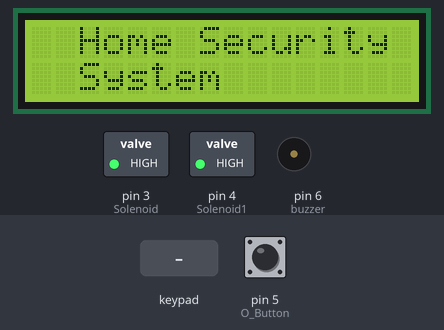
A sketch run on a simulated Arduino Uno, built with avr-gcc and run on an emulated ATmega328P. Parts: 16×2 character LCD, switched loads named in the sketch (green lamp = pin HIGH), buzzer (waves = sounding, pin HIGH). The inputs (shaded band) are chosen by the test bench; at power-on: pin 5 (O_Button) HIGH. What the sketch prints to the serial monitor is not drawn.

Above: at 1.2 s.
1.3 s: key '#' pressed
At 3.1 s:
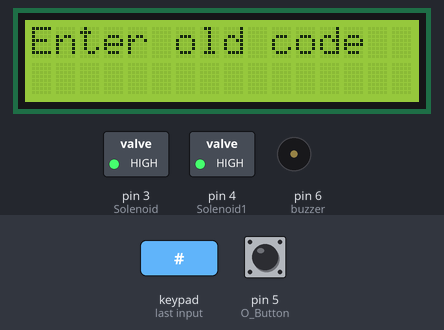
3.8 s: keypad keys 1 3 9 7 A pressed 0.4 s apart
At 6.4 s:
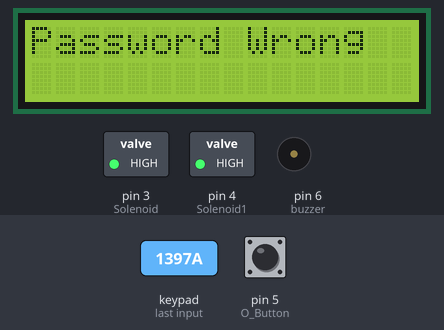
7.3 s: keypad keys 0 0 0 0 * pressed 0.4 s apart
At 10.1 s:
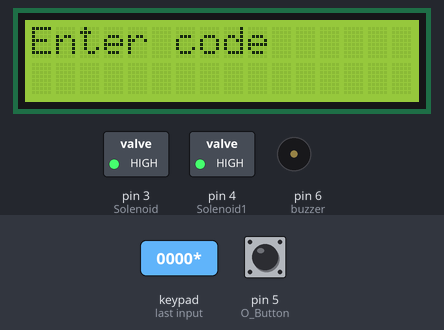
10.8 s: keypad keys 0 0 0 0 A pressed 0.4 s apart
At 13.1 s:
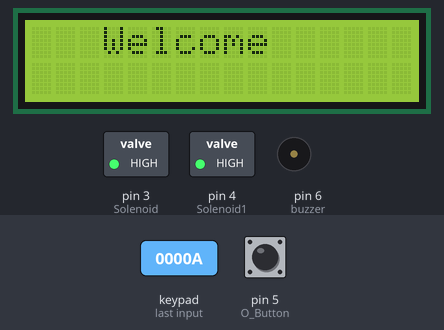
17.3 s: pin 5 (O_Button) pulled LOW for 3.2 s
At 21.0 s:
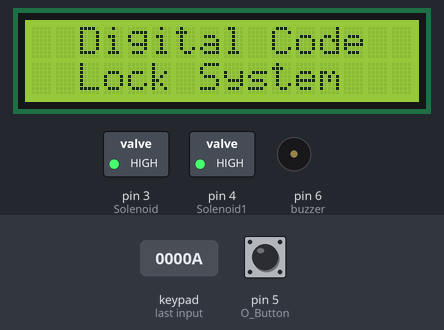
22.0 s: key 'A' pressed
Timing chart, 0 to 24.5 s (numbered marks = the images above; inputs shaded):
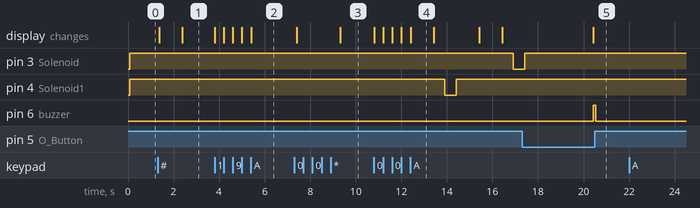

Measured:
- after the input at 1.3 s, the display: first changes after 0.08 s (image 1 shows a later state)
- after the input at 3.8 s, the display: first changes at once (image 2 shows a later state)
- after the input at 7.3 s, the display: first differs from a run without the input after 2.0 s (image 3)
- after the input at 10.8 s, pin 3 (Solenoid): HIGH → LOW after 6.1 s; pin 4 (Solenoid1): HIGH → LOW after 3.1 s, → HIGH 0.50 s later; the display: first changes at once (image 4 shows a later state)
- after the input at 17.3 s, pin 6 (buzzer): LOW → HIGH after 3.1 s, → LOW 0.10 s later
- after the input at 22.0 s, every drawn part: stays the same
- what the display in image 4 shows lasts 1.0 s, from 12.4 s to 13.4 s

The sketch:

password_based_door_lock_new.ino
```cpp
#include <Keypad.h>
#include <EEPROM.h>
#include <LiquidCrystal.h>

#define Solenoid 3
#define Solenoid1 4
#define O_Button 5
#define buzzer 6

#define En_pin 13

#define Rs_pin 12
#define D4_pin 11
#define D5_pin 10
#define D6_pin 9
#define D7_pin 8

const byte numRows= 4;
const byte numCols= 4;

char keymap[numRows][numCols]=
{
{'1', '2', '3', 'A'},
{'4', '5', '6', 'B'},
{'7', '8', '9', 'C'},
{'*', '0', '#', 'D'}
};

char keypressed;
char code[]= {'0','0','0','0'};

char code_buff1[sizeof(code)];
char code_buff2[sizeof(code)];

short a=0,i=0,s=0,j=0;

byte rowPins[numRows] = {A3,A4,A5,7};
byte colPins[numCols]= {A0,A1,A2,2};

LiquidCrystal lcd(13,12,11,10,9,8);
Keypad myKeypad= Keypad(makeKeymap(keymap), rowPins, colPins, numRows, numCols);

void setup()
         {
          lcd.begin (16,2);

          Serial.begin(9600);

            lcd.print("  Home Security  ");
            lcd.setCursor(0,1);
            lcd.print("  System  ");

          pinMode(Solenoid,OUTPUT);
          pinMode(Solenoid1,OUTPUT);
            pinMode(buzzer,OUTPUT);
          pinMode(O_Button,INPUT_PULLUP);


         }


void loop()
{
  digitalWrite(Solenoid,HIGH);
       digitalWrite(Solenoid1,HIGH);
Serial.print(keypressed);
delay(100);
  keypressed = myKeypad.getKey();
    if(keypressed == '*'){
            lcd.clear();
            lcd.setCursor(0,0);
            lcd.print("Enter code");
            GetCode();
                  if(a==sizeof(code))
                  OpenDoor();
                  else
                  {
                  lcd.clear();
                  lcd.print("");
                  }
            delay(2000);
            lcd.clear();
            lcd.print("  Digital Code  ");
            lcd.setCursor(0,1);
            lcd.print("  Lock System  ");
            digitalWrite(Solenoid,HIGH);
       digitalWrite(Solenoid1,HIGH);
        }

     if(keypressed == '#'){
      ChangeCode();
      lcd.clear();
       lcd.print("  Digital Code  ");
            lcd.setCursor(0,1);
            lcd.print("  Lock System  ");
     }

     if(digitalRead(O_Button)==LOW)
     {
       digitalWrite(buzzer,HIGH);

      }
      else
      {
   digitalWrite(buzzer,LOW);
 }
}

void GetCode(){
       i=0;
       a=0;
       j=0;

     while(keypressed != 'A'){
           keypressed = myKeypad.getKey();
             if(keypressed != NO_KEY && keypressed != 'A' ){
              lcd.setCursor(j,1);
              lcd.print("*");
              j++;
            if(keypressed == code[i]&& i<sizeof(code)){
                 a++;
                 }
            else
                a--;
            }
            }
    keypressed = NO_KEY;

}

void ChangeCode(){                      //Change code sequence
      lcd.clear();
      lcd.print("Changing code");
      delay(1000);
      lcd.clear();
      lcd.print("Enter old code");
      GetCode();                      //verify the old code first so you can change it

            if(a==sizeof(code)){      //again verifying the a value
            lcd.clear();
            lcd.print("Changing code");
            GetNewCode1();
            GetNewCode2();
            s=0;
              for(i=0 ; i<sizeof(code) ; i++){
              if(code_buff1[i]==code_buff2[i])
              s++;
              }
                  if(s==sizeof(code)){

                   for(i=0 ; i<sizeof(code) ; i++){
                  code[i]=code_buff2[i];
                  EEPROM.put(i, code[i]);

                  }
                  lcd.clear();
                  lcd.print("Code Changed");
                  delay(2000);
                  }
                  else{
                  lcd.clear();
                  lcd.print("Codes are not");
                  lcd.setCursor(0,1);
                  lcd.print("matching !!");
                  delay(2000);
                  }

          }

          else{
          lcd.clear();
          lcd.print("Password Wrong");
          delay(2000);
          }
}

void GetNewCode1(){
  i=0;
  j=0;
  lcd.clear();
  lcd.print("Enter new code");
  lcd.setCursor(0,1);
  lcd.print("and press A");
  delay(2000);
  lcd.clear();
  lcd.setCursor(0,1);
  lcd.print("and press A");

         while(keypressed != 'A'){
             keypressed = myKeypad.getKey();
               if(keypressed != NO_KEY && keypressed != 'A' ){
                lcd.setCursor(j,0);
                lcd.print("*");
                code_buff1[i]=keypressed;
                i++;
                j++;
                }
                }
keypressed = NO_KEY;
}

void GetNewCode2(){
  i=0;
  j=0;

  lcd.clear();
  lcd.print("Confirm code");
  lcd.setCursor(0,1);
  lcd.print("and press A");
  delay(3000);
  lcd.clear();
  lcd.setCursor(0,1);
  lcd.print("and press A");

         while(keypressed != 'A'){
             keypressed = myKeypad.getKey();
               if(keypressed != NO_KEY && keypressed != 'A' ){
                lcd.setCursor(j,0);
                lcd.print("*");
                code_buff2[i]=keypressed;
                i++;
                j++;
                }
                }
keypressed = NO_KEY;
}

void OpenDoor(){
  lcd.clear();
  lcd.print("   Welcome  ");
  delay(1000);

            lcd.setCursor(0,1);
            lcd.print(" Doors Are Open ");
           delay(500);
       digitalWrite(Solenoid,HIGH);
       digitalWrite(Solenoid1,LOW);
       delay(500);
       digitalWrite(Solenoid,HIGH);
       digitalWrite(Solenoid1,HIGH);
       delay(1000);
       lcd.clear();
  lcd.print("   Welcome  ");
  delay(1000);

            lcd.setCursor(0,1);
            lcd.print(" Doors Are Closed ");
            delay(500);
       digitalWrite(Solenoid,LOW);
       digitalWrite(Solenoid1,HIGH);
       delay(500);
       digitalWrite(Solenoid,HIGH);
       digitalWrite(Solenoid1,HIGH);
       delay(1000);
}
```
